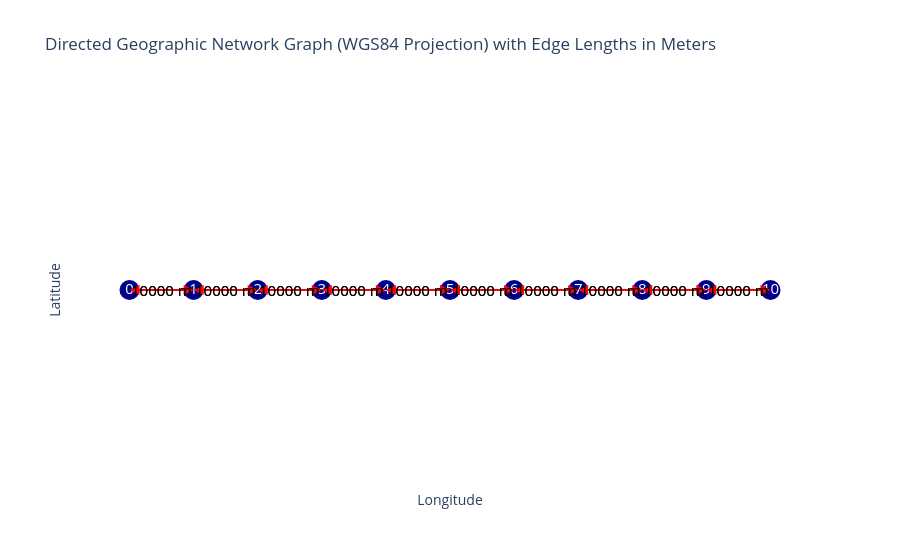

The notebook cell this image was saved under:
### Code cell
opentnsim.graph.plot_graph(FG)

### Figure 1 — Plotly figure (JSON) as saved in the notebook; plotly's stock layout.template omitted (floating-point values rounded to 4 significant figures)
{"data": [{"hoverinfo": "none", "line": {"color": "red", "width": 2}, "mode": "lines", "type": "scatter", "x": [0, 0.08983], "y": [0, 0]}, {"hoverinfo": "none", "line": {"color": "red", "width": 2}, "mode": "lines", "type": "scatter", "x": [0.08983, 0], "y": [0, 0]}, {"hoverinfo": "none", "line": {"color": "red", "width": 2}, "mode": "lines", "type": "scatter", "x": [0.08983, 0.1797], "y": [0, 0]}, {"hoverinfo": "none", "line": {"color": "red", "width": 2}, "mode": "lines", "type": "scatter", "x": [0.1797, 0.08983], "y": [0, 0]}, {"hoverinfo": "none", "line": {"color": "red", "width": 2}, "mode": "lines", "type": "scatter", "x": [0.1797, 0.2695], "y": [0, 0]}, {"hoverinfo": "none", "line": {"color": "red", "width": 2}, "mode": "lines", "type": "scatter", "x": [0.2695, 0.1797], "y": [0, 0]}, {"hoverinfo": "none", "line": {"color": "red", "width": 2}, "mode": "lines", "type": "scatter", "x": [0.2695, 0.3593], "y": [0, 0]}, {"hoverinfo": "none", "line": {"color": "red", "width": 2}, "mode": "lines", "type": "scatter", "x": [0.3593, 0.2695], "y": [0, 0]}, {"hoverinfo": "none", "line": {"color": "red", "width": 2}, "mode": "lines", "type": "scatter", "x": [0.3593, 0.4492], "y": [0, 0]}, {"hoverinfo": "none", "line": {"color": "red", "width": 2}, "mode": "lines", "type": "scatter", "x": [0.4492, 0.3593], "y": [0, 0]}, {"hoverinfo": "none", "line": {"color": "red", "width": 2}, "mode": "lines", "type": "scatter", "x": [0.4492, 0.539], "y": [0, 0]}, {"hoverinfo": "none", "line": {"color": "red", "width": 2}, "mode": "lines", "type": "scatter", "x": [0.539, 0.4492], "y": [0, 0]}, {"hoverinfo": "none", "line": {"color": "red", "width": 2}, "mode": "lines", "type": "scatter", "x": [0.539, 0.6288], "y": [0, 0]}, {"hoverinfo": "none", "line": {"color": "red", "width": 2}, "mode": "lines", "type": "scatter", "x": [0.6288, 0.539], "y": [0, 0]}, {"hoverinfo": "none", "line": {"color": "red", "width": 2}, "mode": "lines", "type": "scatter", "x": [0.6288, 0.7187], "y": [0, 0]}, {"hoverinfo": "none", "line": {"color": "red", "width": 2}, "mode": "lines", "type": "scatter", "x": [0.7187, 0.6288], "y": [0, 0]}, {"hoverinfo": "none", "line": {"color": "red", "width": 2}, "mode": "lines", "type": "scatter", "x": [0.7187, 0.8085], "y": [0, 0]}, {"hoverinfo": "none", "line": {"color": "red", "width": 2}, "mode": "lines", "type": "scatter", "x": [0.8085, 0.7187], "y": [0, 0]}, {"hoverinfo": "none", "line": {"color": "red", "width": 2}, "mode": "lines", "type": "scatter", "x": [0.8085, 0.8983], "y": [0, 0]}, {"hoverinfo": "none", "line": {"color": "red", "width": 2}, "mode": "lines", "type": "scatter", "x": [0.8983, 0.8085], "y": [0, 0]}, {"hoverinfo": "text", "marker": {"color": "darkblue", "size": 20}, "mode": "markers+text", "text": ["0", "1", "2", "3", "4", "5", "6", "7", "8", "9", "10"], "textfont": {"color": "white", "size": 15}, "textposition": "middle center", "type": "scatter", "x": [0, 0.08983, 0.1797, 0.2695, 0.3593, 0.4492, 0.539, 0.6288, 0.7187, 0.8085, 0.8983], "y": [0, 0, 0, 0, 0, 0, 0, 0, 0, 0, 0]}], "layout": {"annotations": [{"arrowcolor": "red", "arrowhead": 2, "arrowsize": 2, "arrowwidth": 1, "ax": 0, "axref": "x", "ay": 0, "ayref": "y", "showarrow": true, "x": 0.08983, "xref": "x", "y": 0, "yref": "y"}, {"arrowcolor": "red", "arrowhead": 2, "arrowsize": 2, "arrowwidth": 1, "ax": 0.08983, "axref": "x", "ay": 0, "ayref": "y", "showarrow": true, "x": 0, "xref": "x", "y": 0, "yref": "y"}, {"arrowcolor": "red", "arrowhead": 2, "arrowsize": 2, "arrowwidth": 1, "ax": 0.08983, "axref": "x", "ay": 0, "ayref": "y", "showarrow": true, "x": 0.1797, "xref": "x", "y": 0, "yref": "y"}, {"arrowcolor": "red", "arrowhead": 2, "arrowsize": 2, "arrowwidth": 1, "ax": 0.1797, "axref": "x", "ay": 0, "ayref": "y", "showarrow": true, "x": 0.08983, "xref": "x", "y": 0, "yref": "y"}, {"arrowcolor": "red", "arrowhead": 2, "arrowsize": 2, "arrowwidth": 1, "ax": 0.1797, "axref": "x", "ay": 0, "ayref": "y", "showarrow": true, "x": 0.2695, "xref": "x", "y": 0, "yref": "y"}, {"arrowcolor": "red", "arrowhead": 2, "arrowsize": 2, "arrowwidth": 1, "ax": 0.2695, "axref": "x", "ay": 0, "ayref": "y", "showarrow": true, "x": 0.1797, "xref": "x", "y": 0, "yref": "y"}, {"arrowcolor": "red", "arrowhead": 2, "arrowsize": 2, "arrowwidth": 1, "ax": 0.2695, "axref": "x", "ay": 0, "ayref": "y", "showarrow": true, "x": 0.3593, "xref": "x", "y": 0, "yref": "y"}, {"arrowcolor": "red", "arrowhead": 2, "arrowsize": 2, "arrowwidth": 1, "ax": 0.3593, "axref": "x", "ay": 0, "ayref": "y", "showarrow": true, "x": 0.2695, "xref": "x", "y": 0, "yref": "y"}, {"arrowcolor": "red", "arrowhead": 2, "arrowsize": 2, "arrowwidth": 1, "ax": 0.3593, "axref": "x", "ay": 0, "ayref": "y", "showarrow": true, "x": 0.4492, "xref": "x", "y": 0, "yref": "y"}, {"arrowcolor": "red", "arrowhead": 2, "arrowsize": 2, "arrowwidth": 1, "ax": 0.4492, "axref": "x", "ay": 0, "ayref": "y", "showarrow": true, "x": 0.3593, "xref": "x", "y": 0, "yref": "y"}, {"arrowcolor": "red", "arrowhead": 2, "arrowsize": 2, "arrowwidth": 1, "ax": 0.4492, "axref": "x", "ay": 0, "ayref": "y", "showarrow": true, "x": 0.539, "xref": "x", "y": 0, "yref": "y"}, {"arrowcolor": "red", "arrowhead": 2, "arrowsize": 2, "arrowwidth": 1, "ax": 0.539, "axref": "x", "ay": 0, "ayref": "y", "showarrow": true, "x": 0.4492, "xref": "x", "y": 0, "yref": "y"}, {"arrowcolor": "red", "arrowhead": 2, "arrowsize": 2, "arrowwidth": 1, "ax": 0.539, "axref": "x", "ay": 0, "ayref": "y", "showarrow": true, "x": 0.6288, "xref": "x", "y": 0, "yref": "y"}, {"arrowcolor": "red", "arrowhead": 2, "arrowsize": 2, "arrowwidth": 1, "ax": 0.6288, "axref": "x", "ay": 0, "ayref": "y", "showarrow": true, "x": 0.539, "xref": "x", "y": 0, "yref": "y"}, {"arrowcolor": "red", "arrowhead": 2, "arrowsize": 2, "arrowwidth": 1, "ax": 0.6288, "axref": "x", "ay": 0, "ayref": "y", "showarrow": true, "x": 0.7187, "xref": "x", "y": 0, "yref": "y"}, {"arrowcolor": "red", "arrowhead": 2, "arrowsize": 2, "arrowwidth": 1, "ax": 0.7187, "axref": "x", "ay": 0, "ayref": "y", "showarrow": true, "x": 0.6288, "xref": "x", "y": 0, "yref": "y"}, {"arrowcolor": "red", "arrowhead": 2, "arrowsize": 2, "arrowwidth": 1, "ax": 0.7187, "axref": "x", "ay": 0, "ayref": "y", "showarrow": true, "x": 0.8085, "xref": "x", "y": 0, "yref": "y"}, {"arrowcolor": "red", "arrowhead": 2, "arrowsize": 2, "arrowwidth": 1, "ax": 0.8085, "axref": "x", "ay": 0, "ayref": "y", "showarrow": true, "x": 0.7187, "xref": "x", "y": 0, "yref": "y"}, {"arrowcolor": "red", "arrowhead": 2, "arrowsize": 2, "arrowwidth": 1, "ax": 0.8085, "axref": "x", "ay": 0, "ayref": "y", "showarrow": true, "x": 0.8983, "xref": "x", "y": 0, "yref": "y"}, {"arrowcolor": "red", "arrowhead": 2, "arrowsize": 2, "arrowwidth": 1, "ax": 0.8983, "axref": "x", "ay": 0, "ayref": "y", "showarrow": true, "x": 0.8085, "xref": "x", "y": 0, "yref": "y"}, {"font": {"color": "black", "size": 15}, "showarrow": false, "text": "10000 m", "x": 0.04492, "y": 0}, {"font": {"color": "black", "size": 15}, "showarrow": false, "text": "10000 m", "x": 0.04492, "y": 0}, {"font": {"color": "black", "size": 15}, "showarrow": false, "text": "10000 m", "x": 0.1347, "y": 0}, {"font": {"color": "black", "size": 15}, "showarrow": false, "text": "10000 m", "x": 0.1347, "y": 0}, {"font": {"color": "black", "size": 15}, "showarrow": false, "text": "10000 m", "x": 0.2246, "y": 0}, {"font": {"color": "black", "size": 15}, "showarrow": false, "text": "10000 m", "x": 0.2246, "y": 0}, {"font": {"color": "black", "size": 15}, "showarrow": false, "text": "10000 m", "x": 0.3144, "y": 0}, {"font": {"color": "black", "size": 15}, "showarrow": false, "text": "10000 m", "x": 0.3144, "y": 0}, {"font": {"color": "black", "size": 15}, "showarrow": false, "text": "10000 m", "x": 0.4042, "y": 0}, {"font": {"color": "black", "size": 15}, "showarrow": false, "text": "10000 m", "x": 0.4042, "y": 0}, {"font": {"color": "black", "size": 15}, "showarrow": false, "text": "10000 m", "x": 0.4941, "y": 0}, {"font": {"color": "black", "size": 15}, "showarrow": false, "text": "10000 m", "x": 0.4941, "y": 0}, {"font": {"color": "black", "size": 15}, "showarrow": false, "text": "10000 m", "x": 0.5839, "y": 0}, {"font": {"color": "black", "size": 15}, "showarrow": false, "text": "10000 m", "x": 0.5839, "y": 0}, {"font": {"color": "black", "size": 15}, "showarrow": false, "text": "10000 m", "x": 0.6737, "y": 0}, {"font": {"color": "black", "size": 15}, "showarrow": false, "text": "10000 m", "x": 0.6737, "y": 0}, {"font": {"color": "black", "size": 15}, "showarrow": false, "text": "10000 m", "x": 0.7636, "y": 0}, {"font": {"color": "black", "size": 15}, "showarrow": false, "text": "10000 m", "x": 0.7636, "y": 0}, {"font": {"color": "black", "size": 15}, "showarrow": false, "text": "10000 m", "x": 0.8534, "y": 0}, {"font": {"color": "black", "size": 15}, "showarrow": false, "text": "10000 m", "x": 0.8534, "y": 0}], "plot_bgcolor": "white", "showlegend": false, "title": {"text": "Directed Geographic Network Graph (WGS84 Projection) with Edge Lengths in Meters"}, "xaxis": {"showgrid": false, "showticklabels": false, "title": {"text": "Longitude"}, "zeroline": false}, "yaxis": {"showgrid": false, "showticklabels": false, "title": {"text": "Latitude"}, "zeroline": false}}}
